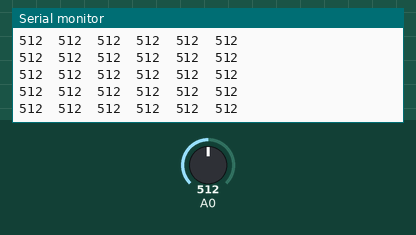
Recording of a sketch running on a simulated Arduino Uno, built with avr-gcc and run on an emulated ATmega328P. Shown: the last lines printed to the serial monitor. The inputs (shaded band) are chosen by the test bench; at power-on: A0 = 512.

Above: at 1.2 s.
1.3 s: A0 set to 716
At 1.57 s:
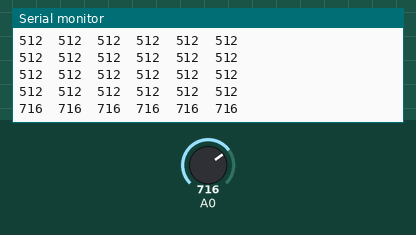
2.8 s: A0 set to 900
At 2.98 s:
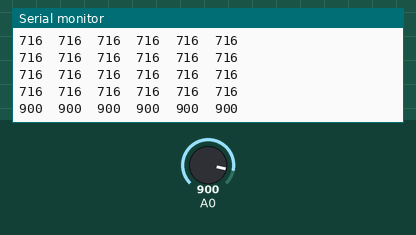
Timing chart, 0 to 5.8 s (numbered marks = the images above; inputs shaded):
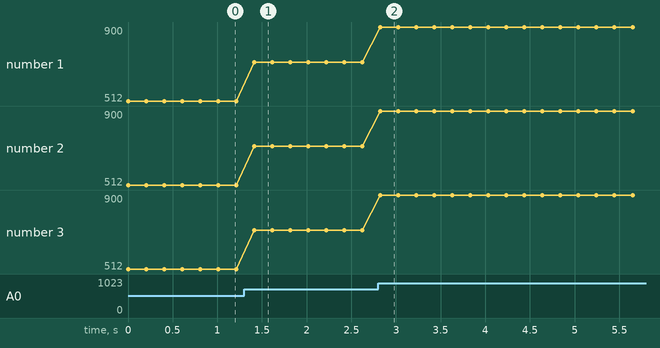

Measured:
- after the input at 1.3 s, the serial monitor: prints a new line after 0.11 s (image 1)
- after the input at 2.8 s, the serial monitor: prints a new line at once (image 2)
- plotted number 1: 512 → 716 after the input at 1.3 s, 716 → 900 after the input at 2.8 s
- plotted number 2: 512 → 716 after the input at 1.3 s, 716 → 900 after the input at 2.8 s
- plotted number 3: 512 → 716 after the input at 1.3 s, 716 → 900 after the input at 2.8 s

The sketch:

sensor_check_analog.ino
```cpp
void setup()
{
  Serial.begin(115200);
}

void loop() {
  for(int i=0; i<6; i++)
  {
    Serial.print(analogRead(0));
    Serial.print("\t");
  }
  Serial.println();
  delay(200);
  // put your main code here, to run repeatedly:

}
```
